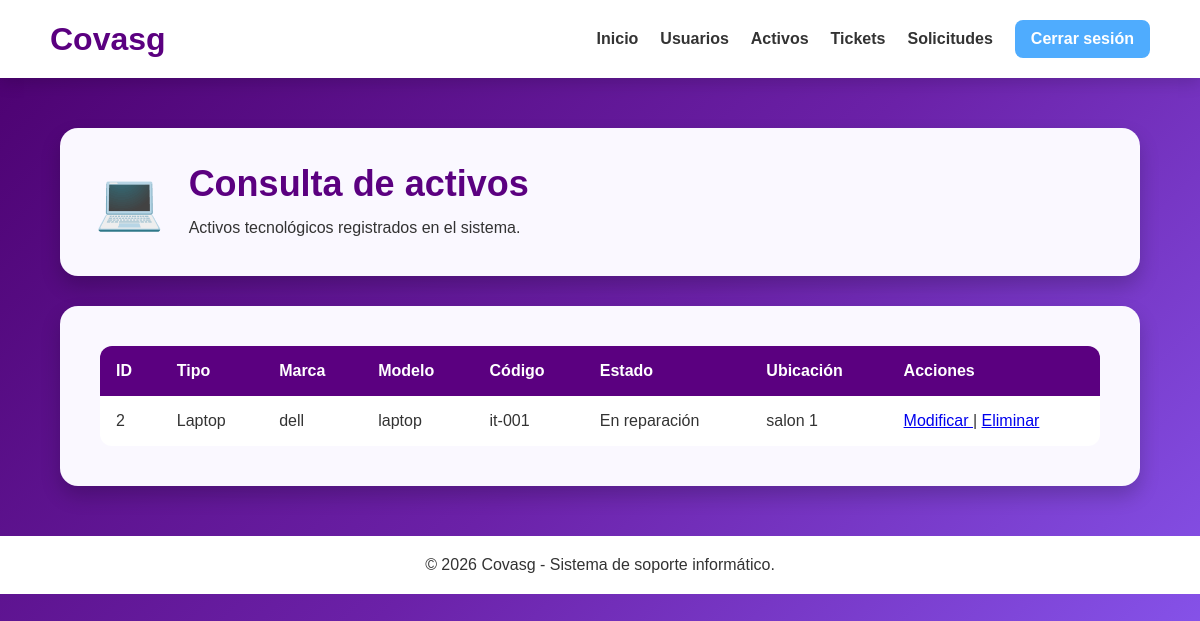
Before: /administrador/activos/consultaactivos.php with the older database file.
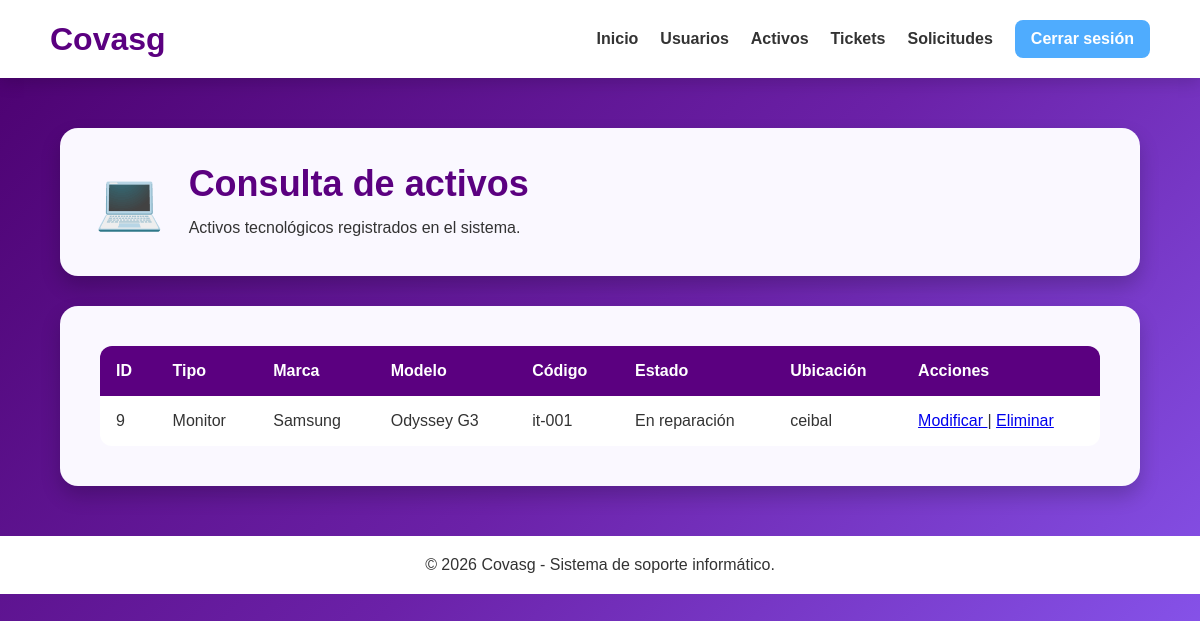
After: the same page with the newer database file.
### tables this page shows
CREATE TABLE `activo_tecnologico` (
  `id_activo` int(11) NOT NULL AUTO_INCREMENT,
  `tipo_dispositivo` varchar(50) NOT NULL,
  `estado_actual` varchar(50) NOT NULL,
  `numero_serie` varchar(100) DEFAULT NULL,
  `marca` varchar(50) DEFAULT NULL,
  `modelo` varchar(50) DEFAULT NULL,
  `codigo_inventario` varchar(50) DEFAULT NULL,
  `ubicacion_fisica` varchar(100) DEFAULT NULL,
  `observaciones` text DEFAULT NULL,
  PRIMARY KEY (`id_activo`),
  UNIQUE KEY `numero_serie` (`numero_serie`),
  UNIQUE KEY `codigo_inventario` (`codigo_inventario`)
);

### administrador/activos/consultaactivos.php (the view, shortened to what this page needs)
<?php
include("../../php/conexion.php");
$consulta = "SELECT * FROM activo_tecnologico";
$resultado = mysqli_query($conexion, $consulta);
?>
<!DOCTYPE html>
<html lang="es">
<head>
    <link rel="stylesheet" href="../css/consultausuarios.css">
</head>
<body>
<header>
    <h1>Covasg</h1>
    <nav>
        <a href="../administrador.php">Inicio</a>
        <a href="../usuarios.html">Usuarios</a>
        <a href="consultaactivos.php">Activos</a>
        <a href="../tickets/consultatickets.php">Tickets</a>
        <a href="../solicitudes/consultasolicitudes.php">Solicitudes</a>
        <a href="../../php/cerrarsesion.php" class="cerrar-sesion">Cerrar sesión</a>
    </nav>
</header>
<main>
    <section class="titulo">
        <div class="icono">
            💻
        </div>
        <div>
            <h2>Consulta de activos</h2>
            <p>
                Activos tecnológicos registrados en el sistema.
            </p>
        </div>
    </section>
    <section class="tabla-contenedor">
        <table>
            <thead>
                <tr>
                    <th>ID</th>
                    <th>Tipo</th>
                    <th>Marca</th>
                    <th>Modelo</th>
                    <th>Código</th>
                    <th>Estado</th>
                    <th>Ubicación</th>
                    <th>Acciones</th>
                </tr>
            </thead>
            <tbody>
                <?php
                while ($activo = mysqli_fetch_array($resultado)) {
                ?>
                    <tr>
                        <td>
                            <?php echo $activo["id_activo"]; ?>
                        </td>
                        <td>
                            <?php echo $activo["tipo_dispositivo"]; ?>
                        </td>
                        <td>
                            <?php echo $activo["marca"]; ?>
                        </td>
                        <td>
                            <?php echo $activo["modelo"]; ?>
                        </td>
                        <td>
                            <?php echo $activo["codigo_inventario"]; ?>
                        </td>
                        <td>
                            <?php echo $activo["estado_actual"]; ?>
                        </td>
                        <td>
                            <?php echo $activo["ubicacion_fisica"]; ?>
                        </td>
                        <td>
                            <a href="modificaractivo.php?id=<?php echo $activo["id_activo"]; ?>">
                                Modificar
                            </a>
                            |
                            <a href="bajaactivos.php?id=<?php echo $activo["id_activo"]; ?>">
                                Eliminar
                            </a>
                        </td>
                    </tr>
                <?php
                }
                ?>
            </tbody>
        </table>
    </section>
</main>
<footer>
    <p>© 2026 Covasg - Sistema de soporte informático.</p>
</footer>
</body>
</html>

Changed rows visible on the page:
removed activo_tecnologico: id_activo "2", tipo_dispositivo "Laptop", marca "dell", modelo "laptop", codigo_inventario "it-001", estado_actual "En reparación", ubicacion_fisica "salon 1"
added activo_tecnologico: id_activo "9", tipo_dispositivo "Monitor", marca "Samsung", modelo "Odyssey G3", codigo_inventario "it-001", estado_actual "En reparación", ubicacion_fisica "ceibal"
